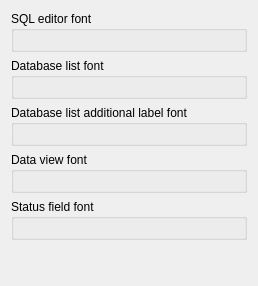
             <widget class="QWidget" name="fontsWidget">
              <property name="geometry">
               <rect>
                <x>0</x>
                <y>0</y>
                <width>258</width>
                <height>286</height>
               </rect>
              </property>
              <layout class="QVBoxLayout" name="verticalLayout_9">
               <item>
                <widget class="QGroupBox" name="sqlEditorFontGroup">
                 <property name="title">
                  <string>SQL editor font</string>
                 </property>
                 <layout class="QVBoxLayout" name="verticalLayout_10">
                  <item>
                   <widget class="FontEdit" name="sqlEditorFont" native="true">
                    <property name="statusTip">
                     <string>Fonts.SqlEditor</string>
                    </property>
                   </widget>
                  </item>
                 </layout>
                </widget>
               </item>
               <item>
                <widget class="QGroupBox" name="dbTreeFontGroup">
                 <property name="title">
                  <string>Database list font</string>
                 </property>
                 <layout class="QVBoxLayout" name="verticalLayout_13">
                  <item>
                   <widget class="FontEdit" name="dbTreeFont" native="true">
                    <property name="statusTip">
                     <string>Fonts.DbTree</string>
                    </property>
                   </widget>
                  </item>
                 </layout>
                </widget>
               </item>
               <item>
                <widget class="QGroupBox" name="dbTreeLabelGroup">
                 <property name="title">
                  <string>Database list additional label font</string>
                 </property>
                 <layout class="QVBoxLayout" name="verticalLayout_14">
                  <item>
                   <widget class="FontEdit" name="dbTreeLabelFont" native="true">
                    <property name="statusTip">
                     <string>Fonts.DbTreeLabel</string>
                    </property>
                   </widget>
                  </item>
                 </layout>
                </widget>
               </item>
               <item>
                <widget class="QGroupBox" name="dataViewFontGroup">
                 <property name="title">
                  <string>Data view font</string>
                 </property>
                 <layout class="QVBoxLayout" name="verticalLayout_15">
                  <item>
                   <widget class="FontEdit" name="dataViewFont" native="true">
                    <property name="statusTip">
                     <string>Fonts.DataView</string>
                    </property>
                   </widget>
                  </item>
                 </layout>
                </widget>
               </item>
               <item>
                <widget class="QGroupBox" name="statusFieldFontGroup">
                 <property name="title">
                  <string>Status field font</string>
                 </property>
                 <layout class="QVBoxLayout" name="verticalLayout_16">
                  <item>
                   <widget class="FontEdit" name="statusFieldfont" native="true">
                    <property name="statusTip">
                     <string>Fonts.StatusField</string>
                    </property>
                   </widget>
                  </item>
                 </layout>
                </widget>
               </item>
               <item>
                <spacer name="verticalSpacer_2">
                 <property name="orientation">
                  <enum>Qt::Vertical</enum>
                 </property>
                 <property name="sizeHint" stdset="0">
                  <size>
                   <width>20</width>
                   <height>40</height>
                  </size>
                 </property>
                </spacer>
               </item>
              </layout>
             </widget>
